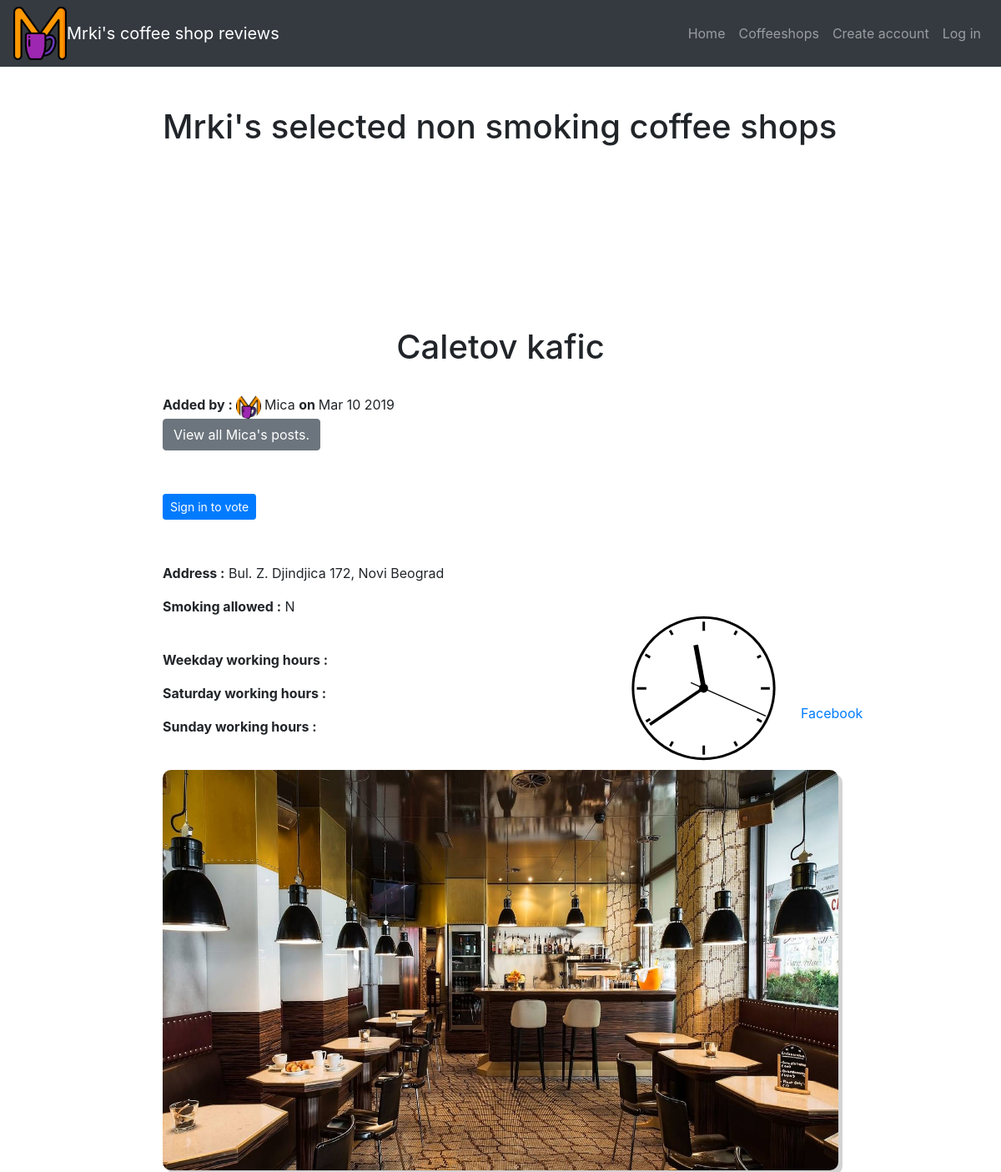
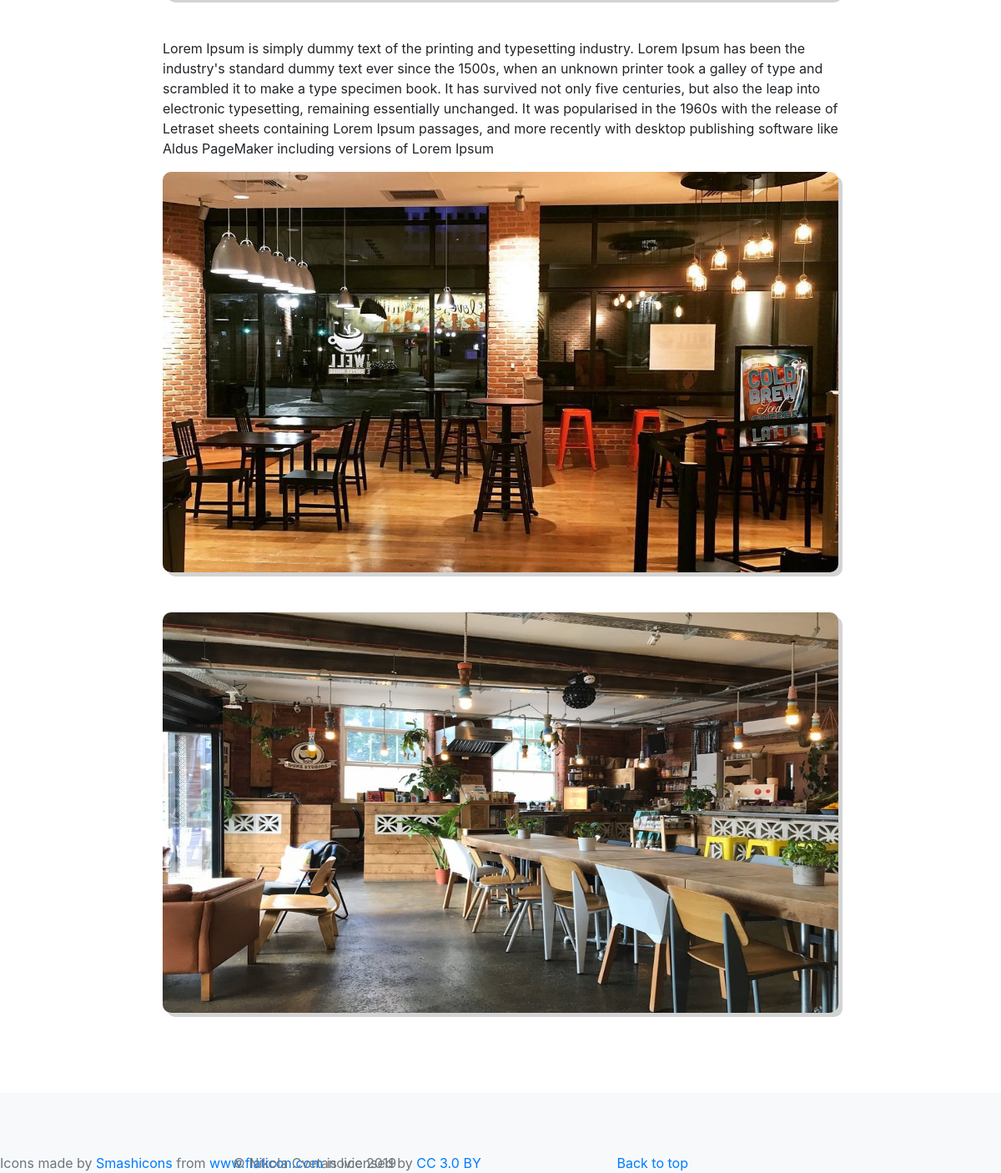
The app's page /coffeeshops/5/ with its own data (2 pictures, top to bottom).
### coffeshop/models.py (models this page shows, shortened)
class Coffeeshop(models.Model):
    SMOKING_CHOICES = [("Y", "Yes"), ("N", "No")]
    user = models.ForeignKey(
        User, on_delete=models.CASCADE)
    name = models.CharField(max_length=50)
    address = models.CharField(max_length=50)
    smoking = models.CharField(choices=SMOKING_CHOICES, max_length=1)
    description = models.TextField()
    description2 = models.TextField(blank=True)
    description3 = models.TextField(blank=True)
    date = models.DateTimeField(null=True, auto_now_add=True)
    image1 = models.ImageField(upload_to="images")
    image2 = models.ImageField(upload_to="images", blank=True)
    image3 = models.ImageField(upload_to="images", blank=True)
    votes = models.IntegerField(default=0)
    voted = models.TextField(blank=True)
    working_hours_weekdays = models.CharField(max_length=20, blank=True)
    working_hours_saturday = models.CharField(max_length=20, blank=True)
    working_hours_sunday = models.CharField(max_length=20, blank=True)
    def date_pretty(self):
        return self.date.strftime("%b %e %Y")
    def get_absolute_url(self):
        return reverse("coffeshop_detail", kwargs={"pk": self.pk})

### accounts/models.py (models this page shows, shortened)
class Profile(models.Model):
    user = models.OneToOneField(User, on_delete=models.CASCADE)
    photo = models.ImageField(upload_to="images",
                              default="profile_default.jpg")
    date = models.DateTimeField(null=True, auto_now_add=True)

### coffeshop/views.py (the view)
# urls.py: path("<int:pk>/", Coffeshop_detail.as_view(), name="coffeshop_detail"),
class Coffeshop_detail(DetailView):
    model = Coffeeshop

### coffeshop/templates/coffeshop/coffeeshop_detail.html (shortened to what this page needs)
{% extends "base.html" %}
{% block content %}
{% load static %}
<head>
</head>
<div class="container">
    <h1 class="text-center pt-5">Mrki's selected non smoking coffee shops</h1>
</div>
<br>
<br>
<div class="container">
    <div class="main">
        <div class="clockbox">
        </div>
    </div>
    <h1 id="coffeshop_name" class="text-center pt-5">{{object.name}}</h1>
    <br>
    <div><strong>Added by : </strong> <img id="photo" src="{{ object.user.profile.photo.url }}"
            alt="user profile photo">
        {{ object.user }} <strong> on </strong> {{ object.date_pretty }}
    </div>
    <a href="{% url 'all_user_coffeeshops' object.user %}" class="btn btn-secondary">View all {{ object.user }}'s
        posts.</a>
    <br>
    <br>
    <br>
    {% if user.is_authenticated %}
    <a href="javascript:{document.getElementById('upvote').submit()}"><button
            class="btn btn-primary btn-sm mt-1 mb-1">Upvote {{ object.votes }}</button></a>
    <form id="upvote" action="{% url 'upvote' object.id user.username %}" method="POST">
        {% csrf_token %}
        <input type="hidden">
    </form>
    {% else %}
    <a href="{% url 'signin' %}"><button class="btn btn-primary btn-sm mt-1 mb-1">Sign in to vote</button></a>
    {% endif %}
    <br>
    <br>
    <br>
    <p><strong>Address :</strong> {{ object.address }}</p>
    <p> <strong>Smoking allowed :</strong> {{ object.smoking }}</p>
    <br>
    <p> <strong>Weekday working hours :</strong> {{ object.working_hours_weekdays }}</p>
    <p> <strong>Saturday working hours :</strong> {{ object.working_hours_saturday }}</p>
    <p> <strong>Sunday working hours :</strong> {{ object.working_hours_sunday }}</p>
    <br>
    <img id="img" class="img-fluid" src="{{ object.image1.url }}">
    <br>
    <br>
    <br>
    <p>{{ object.description }}</p>
    {% if  object.image2 %}
    <img id="img" class="img-fluid" src="{{ object.image2.url }}">
    {% endif %}
    <br>
    <br>
    <br>
    {% if object.image3 %}
    <img id="img" class="img-fluid" src="{{ object.image3.url }}">
    {% endif %}
    <br>
    <br>
    <br>
    <br>
    <br>
    <br>
    <br>
    <br>
    <br>
</div>
{% endblock content %}

### accounts/templates/base.html (style rules this page uses)
.main { position : absolute; top : 50px; }

### coffeshop/templates/coffeshop/coffeeshop_detail.html (style rules this page uses)
.main { position: relative; left: 30%; top: 37em; margin: 5px auto; width: 30%; }
.clockbox, #clock { width: 100%; }
.container { position: relative; width: 70%; }
.img-fluid { height: 40vh; box-shadow: 5px 5px lightgray; border-radius: 10px; min-width: 100%; min-height: 60vh; }
#photo { border-radius: 50%; height: 30px; width: 30px; }
.text-center { position: absolute; }
#coffeshop_name { position: relative; }

### records on screen
Coffeeshop: name "Caletov kafic", user.profile.photo (picture), user "Mica", date_pretty "Mar 10 2019", address "Bul. Z. Djindjica 172, Novi Beograd", smoking "N", image1 (picture), description "Lorem Ipsum is simply dummy text of the printing and typesetting industry. Lorem Ipsum has been the industry's standard dummy text ever since the 1500s, when an unknown printer took a galley of type and scrambled it to make a type specimen book. It has survived not only five centuries, but also the leap into electronic typesetting, remaining essentially unchanged. It was popularised in the 1960s with the release of Letraset sheets containing Lorem Ipsum passages, and more recently with desktop publishing software like Aldus PageMaker including versions of Lorem Ipsum", image2 (picture), image3 (picture)
